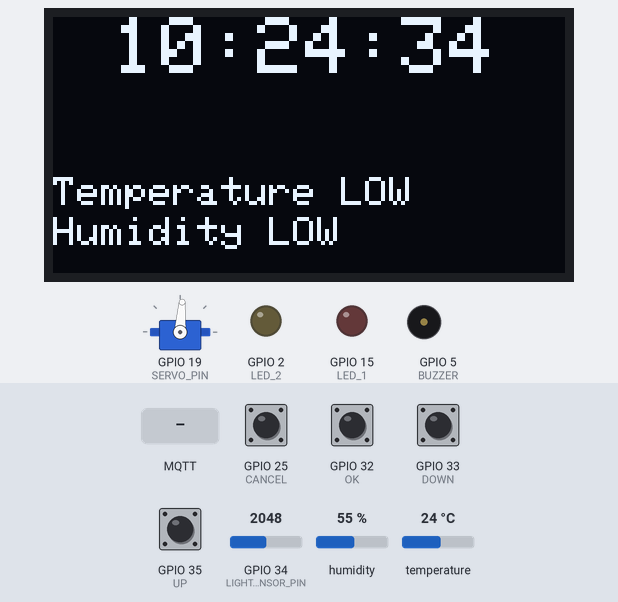
Recording of a sketch running on a simulated ESP32. On the bench: 128×64 one-colour display, servo, output pins drawn as LEDs (lit = HIGH), buzzer (waves = sounding, pin HIGH). Dashed ring = blinking. Inputs (shaded band) come from the test bench; at power-on: GPIO 25 (CANCEL), GPIO 32 (OK), GPIO 33 (DOWN), GPIO 35 (UP) HIGH, humidity 55 %, GPIO 34 (LIGHT_SENSOR_PIN) = 2048, temperature 24 °C. WiFi joins after 1.5 s; servers stay silent unless stated; the display library's start-up logo is not drawn; the local clock reads 2024-03-15 10:24:30 at power-on unless the sketch sets it; no MQTT or app messages arrive unless stated; what the sketch prints to the serial monitor is not drawn.

Above: at 5.3 s.
5.4 s: GPIO 32 (OK) pulled LOW for 3.2 s
At 9.8 s:
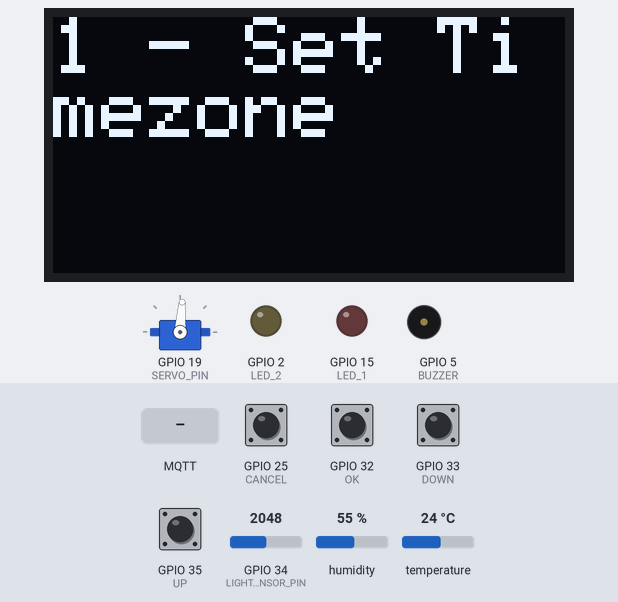
10.1 s: GPIO 33 (DOWN) pulled LOW for 1 s
At 12.3 s:
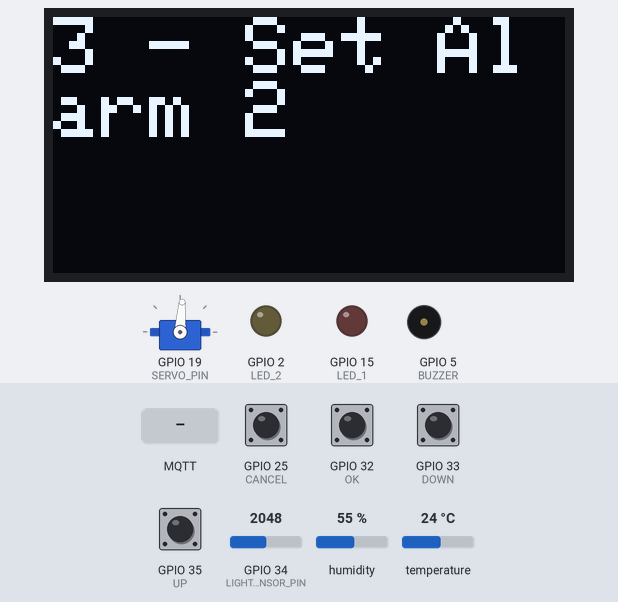
12.8 s: GPIO 32 (OK) pulled LOW for 0.75 s
At 14.3 s:
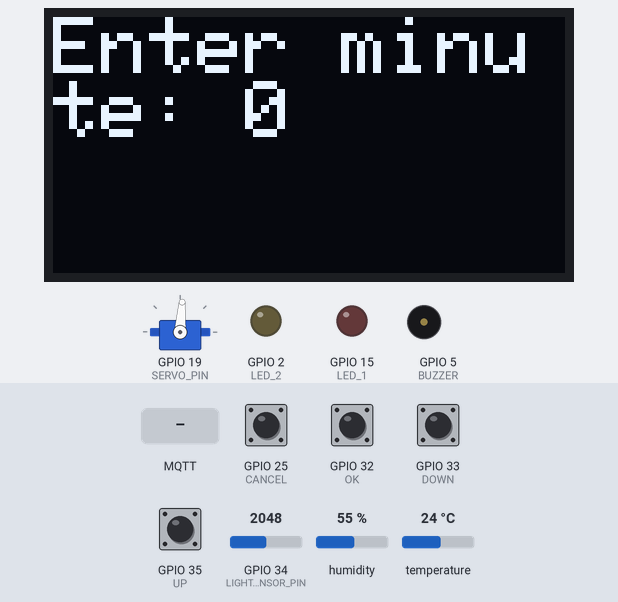
15.1 s: GPIO 25 (CANCEL) driven LOW
At 16.0 s:
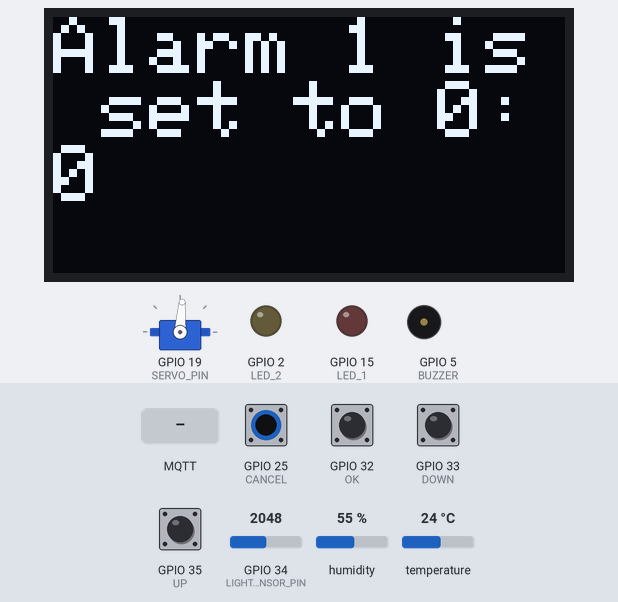
17.0 s: MQTT message "0" arrives on the first subscribed topic
At 18.6 s:
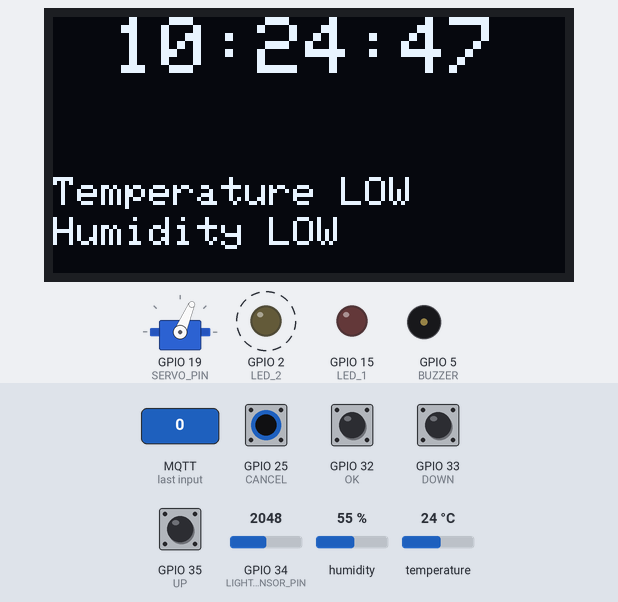
20.6 s: humidity set to 68 %
At 22.5 s:
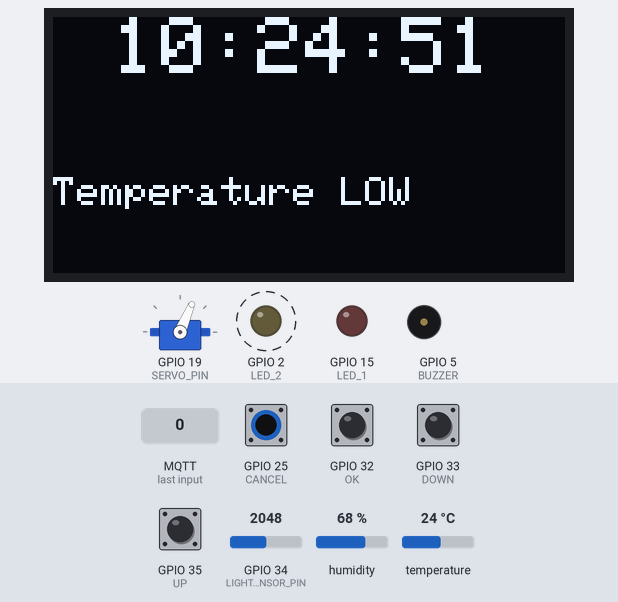
Timing chart, 0 to 25.4 s (numbered marks = the images above; inputs shaded):
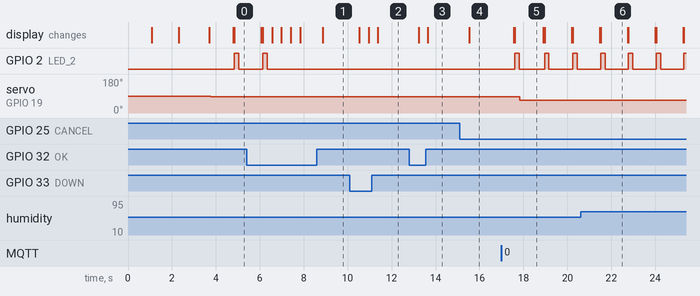

The sketch:

esp32-arduino.ino
```cpp
/**

  Smart MediBox - A device remind user to take medicine on time!

  Functions:
    1. Menu options
        a. Set UTC offset to configure timezone (UTC offset range from -12 to 14 hours)
        b. Set alarms (3) to remind user for medicine time
        c. Disable all the alarms
    2. Display Time from NTP server over WI-FI based on configured UTC offset.
    3. Buzzer & Red LED used to alert the user to remind about medicine time based configured alarms
    4. Cancel button used stop alarms when ringing.
    5. Check temperature continuously and warn the user when exceed the recommended healthy limit.
        Yellow LED to warn user when exceeded below limits.
        a. Temperature between 26 C to 32 C
        b. Humidity between 60% to 80%
    6. OLED Display to print alert or warning messages and current time based on UTC offset.

  ========================== ADVANCED ===========================
  Smart MediBox (Advanced Features)

  Functions:
    1. LDR to monitor light inensity & send it to Node-Red Dashboard
    2. Servo to control the shaded sliding window to prevent excessive light &
       take control input from nod-red dashboard

*/

// Included libraries
#include <Wire.h>
#include <Adafruit_GFX.h>
#include <Adafruit_SSD1306.h>
#include <DHTesp.h>
#include <WiFi.h>

#include <ESP32Servo.h>
#include <PubSubClient.h>

// OLED Parameters
#define SCREEN_WIDTH 128
#define SCREEN_HEIGHT 64
#define OLED_RESET -1
#define SCREEN_ADDRESS 0x3C

// Pin Configurations for Components
#define BUZZER 5
#define LED_1 15 // Used to Alert the user for medicine time
#define LED_2 2 // Used to warn user for about temperature & humidity
#define CANCEL 25 // Push button for cancel the menu selection and stop alarm when ringing
#define OK 32 // Push button to open menu selection & confirm the selections
#define UP 35
#define DOWN 33
#define DHTPIN 12

// Time parameters
#define NTP_SERVER     "pool.ntp.org"
#define UTC_OFFSET     0
#define UTC_OFFSET_DST 0

// Delay time after print message in display
#define MESSAGE_DELAY 1000
// Delay time for push buttons debounce & other common wait
#define DELAY 200

// Object parameters for display & sensor
Adafruit_SSD1306 display(SCREEN_WIDTH, SCREEN_HEIGHT, &Wire, OLED_RESET);
DHTesp dhtSensor;

// Time parameters to keep hours & minutes to check alarms
int hours = 0;
int minutes = 0;

// UTC Offset parameter in seconds
long utc_offset_sec = 0;

// Alarm parameters
struct alarm {
  int hours;
  int minutes;
  bool triggered;
};

bool alarm_enabled = false;
int n_alarms = 3;

struct alarm alarms[] = {
  {0, 0, true},
  {0, 0, true},
  {0, 0, true}
};

// Buzzer tone parameters
int n_notes = 8;
int C = 262;
int D = 294;
int E = 330;
int F = 348;
int G = 392;
int A = 440;
int B = 494;
int C_H = 523;
int notes[] = {C, D, E, F, G, A, B, C_H};

// Menu parameters
int current_mode = 0;
int max_modes = 5;
String modes[] = {
  "1 - Set Timezone",
  "2 - Set Alarm 1",
  "3 - Set Alarm 2",
  "4 - Set Alarm 3",
  "5 - Disable Alarms"
};

/** ========================== ADVANCED =========================== **/

// Pin Configurations for LDR & Servo
#define LIGHT_SENSOR_PIN 34
#define SERVO_PIN 19

// MQTT Client object parameters
WiFiClient espClient;
PubSubClient mqttClient(espClient);
Servo servo;

const char* MQTT_SERVER = "test.mosquitto.org";
// Producer topics
const char* LIGHT_INTENSITY_TOPIC = "LIGHT_INTENSITY";
const char* SERVO_MOTOR_ANGLE_TOPIC = "SERVO_MOTOR_ANGLE";
const char* TEMPERATURE_TOPIC = "MEDIBOX_TEMPERATURE";
const char* HUMIDITY_TOPIC = "MEDIBOX_HUMIDITY";
// Subscribe topics
const char* SERVO_MIN_ANGLE_TOPIC = "SERVO_MIN_ANGLE";
const char* SERVO_CONTROL_FACTOR_TOPIC = "SERVO_CONTROLLING_FACTOR";

// Servo motor angle parameters
int offset_angle = 30;
float intensity = 0;
float control_factor = 0.75;

// Array to store values which used to send data.
char intensity_array[6];
char servo_angle_array[6];

void setup() {
  Serial.begin(9600);

  // Pin configurations
  pinMode(BUZZER, OUTPUT);
  pinMode(LED_1, OUTPUT);
  pinMode(LED_2, OUTPUT);
  pinMode(CANCEL, INPUT);
  pinMode(OK, INPUT);
  pinMode(UP, INPUT);
  pinMode(DOWN, INPUT);

  // Initialize Temp & Humidity sensor
  dhtSensor.setup(DHTPIN, DHTesp::DHT22);

  // Initialize the OLED Display
  if (!display.begin(SSD1306_SWITCHCAPVCC, SCREEN_ADDRESS)) {
    Serial.println("SSD1306 allocation failed");
    for (;;);
  }

  display.display();
  delay(MESSAGE_DELAY);
  print_line("Welcome to Medibox!", 10, 20, 2, true);
  delay(MESSAGE_DELAY);

  // Initialize the WIFI
  WiFi.begin("Wokwi-GUEST", "", 6);
  while (WiFi.status() != WL_CONNECTED) {
    delay(DELAY);
    print_line("Connecting to WIFI", 0, 0, 2, true);
  }

  print_line("Connected to WIFI", 0, 0, 2, true);

  // Configure Initial Time using WIFI network
  configTime(UTC_OFFSET, UTC_OFFSET_DST, NTP_SERVER);

  /** ========================== ADVANCED =========================== **/
  // MQTT Setup function
  setup_mqtt();

  servo.attach(SERVO_PIN, 500, 2400);
}

void loop() {
  // Check for menu button pressed
  if (digitalRead(OK) == LOW) {
    delay(DELAY);
    go_to_menu();
  }

  /** ========================== ADVANCED =========================== **/
  if (!mqttClient.connected()) {
    connect_to_broker();
  }

  mqttClient.loop();
  read_intensity();
  delay(MESSAGE_DELAY);

  update_time();
  check_alarm();
  check_temperature_humidity();
}

/**
   Function update time and print in OLED display (HH:MM:SS)
*/
void update_time() {
  struct tm timeinfo;
  getLocalTime(&timeinfo);

  char time_hour[3];
  char time_minute[3];
  char full_time[9];

  strftime(time_hour, 3, "%H", &timeinfo);
  strftime(time_minute, 3, "%M", &timeinfo);
  strftime(full_time, 9, "%T", &timeinfo);

  print_line(String(full_time), 15, 0, 2, true);

  hours = atoi(time_hour);
  minutes = atoi(time_minute);
}

/**
   Function to check alarms and ring if any.
*/
void check_alarm() {
  if (!alarm_enabled) {
    return;
  }

  for (int i = 0; i < n_alarms; i++) {
    if (!alarms[i].triggered && alarms[i].hours == hours && alarms[i].minutes == minutes) {
      ring_alarm();
      alarms[i].triggered = true;
    }
  }
}

/**
   Function to ring alarm to notify user
*/
void ring_alarm() {
  print_line("Medicine Time!", 0, 0, 2, true);

  digitalWrite(LED_1, HIGH);

  bool canceled = false;

  //Buzzer ring alarm until user press cancel button
  while (!canceled && digitalRead(CANCEL) == HIGH) {
    for (int i = 0; i < n_notes; i++) {
      if (digitalRead(CANCEL) == LOW) {
        delay(DELAY);
        canceled = true;
        break;
      }
      tone(BUZZER, notes[i]);
      delay(DELAY);
      noTone(BUZZER);
      delay(2);
    }
  }

  digitalWrite(LED_1, LOW);
  display.clearDisplay();
}

/**
   Function to check menu and run based on user selection
*/
void go_to_menu() {
  while (digitalRead(CANCEL) == HIGH) {
    print_line(modes[current_mode], 0, 0, 2, true);

    int pressed = wait_for_button_press();

    if (pressed == UP) {
      delay(DELAY);
      current_mode += 1;
      current_mode = current_mode % max_modes;
    }

    else if (pressed == DOWN) {
      delay(DELAY);
      current_mode -= 1;
      if (current_mode < 0) {
        current_mode = max_modes - 1;
      }
    }

    else if (pressed == OK) {
      delay(DELAY);
      run_mode(current_mode);
    }

    else if (pressed == CANCEL) {
      delay(DELAY);
      break;
    }
  }
}

/**
   Function to run selected menu
*/
void run_mode(int mode) {
  if (mode == 0) {
    set_timezone_and_config();
  }

  else if (mode == 1 || mode == 2 || mode == 3) {
    set_alarm(mode - 1);
  }

  else if (mode == 4) {
    disable_alarms();
  }
}

/**
   Function set timezone and config based on user input
*/
void set_timezone_and_config() {
  int current_offset_hours = utc_offset_sec / 3600;
  int current_offset_minutes = (utc_offset_sec % 3600) / 60;

  int offset_hours = read_value("Enter offset hours: ", current_offset_hours, 14, -12);
  int offset_minutes = read_value("Enter offset minutes: ", current_offset_minutes, 59, 0);

  utc_offset_sec = offset_hours * 3600 + offset_minutes * 60;
  configTime(utc_offset_sec, UTC_OFFSET_DST, NTP_SERVER);
  print_line("Timezone set to " + String(offset_hours) + ":" + String(offset_minutes), 0, 0, 2, true);
  delay(MESSAGE_DELAY);
}

/**
   Function to set alarm based on user input
   alarm - Alarm index
*/
void set_alarm(int alarm) {
  alarms[alarm].hours = read_value("Enter hour: ", alarms[alarm].hours, 23, 0);
  alarms[alarm].minutes = read_value("Enter minute: ", alarms[alarm].minutes, 59, 0);
  alarms[alarm].triggered = false;

  if (!alarm_enabled) {
    alarm_enabled = true;
  }

  print_line("Alarm " + String(alarm) + " is set to " + String(alarms[alarm].hours) + ":" + String(alarms[alarm].minutes), 0, 0, 2, true);
  delay(MESSAGE_DELAY);
}

/**
  Function to disable all the alarms and set to default values
*/
void disable_alarms() {
  alarm_enabled = false;
  // Clear all the alarms
  for (int i = 0; i < n_alarms; i++) {
    alarms[i] = {0, 0, true};
  }
  print_line("Alarms are disabled", 0, 0, 2, true);
  delay(MESSAGE_DELAY);
}

/**
   Function to check temperature and humidity and warn if exceeded recommended limit
*/
void check_temperature_humidity() {
  TempAndHumidity data = dhtSensor.getTempAndHumidity();

  bool warning = false;
  if (data.temperature > 32) {
    warning = true;
    print_line("Temperature HIGH", 0, 40, 1, false);
  }

  else if (data.temperature < 26) {
    warning = true;
    print_line("Temperature LOW", 0, 40, 1, false);
  }

  if (data.humidity > 80) {
    warning = true;
    print_line("Humidity HIGH", 0, 50, 1, false);
  }

  else if (data.humidity < 60) {
    warning = true;
    print_line("Humidity LOW", 0, 50, 1, false);
  }

  if (warning) {
    digitalWrite(LED_2, HIGH);
    delay(DELAY);
    digitalWrite(LED_2, LOW);
  }

  /** ========================== ADVANCED =========================== **/

  char temperature_array[6];
  String(data.temperature, 2).toCharArray(temperature_array, 6);
  mqttClient.publish(TEMPERATURE_TOPIC, temperature_array);

  char humidity_array[6];
  String(data.humidity).toCharArray(humidity_array, 6);
  mqttClient.publish(HUMIDITY_TOPIC, humidity_array);
}

/**Common Functions**/

/**
   Function to print message in OLED Display
   text - Text Message
   column - Column position in display
   row - Row position in display
   text_size - Text size
   clear - Clear the display before print the text
*/
void print_line(String text, int column, int row, int text_size, bool clear) {
  if (clear) {
    display.clearDisplay();
  }
  display.setTextSize(text_size);
  display.setTextColor(SSD1306_WHITE);
  display.setCursor(column, row);
  display.println(text);

  display.display();
}

/**
   Function to read user input value using push buttons.
   return int value based on user input
   text - Text message for user
   init_value - Initial Value
   max_value - Maximum allowed value
   min_value - Minimum allowed value
*/
int read_value(String text, int init_value, int max_value, int min_value) {
  int temp_value = init_value;
  while (true) {
    print_line(text + String(temp_value), 0, 0, 2, true);

    int pressed = wait_for_button_press();

    if (pressed == UP) {
      delay(DELAY);
      temp_value += 1;
      if (temp_value > max_value) {
        temp_value = min_value;
      }
    }

    else if (pressed == DOWN) {
      delay(DELAY);
      temp_value -= 1;
      if (temp_value < min_value) {
        temp_value = max_value;
      }
    }

    else if (pressed == OK) {
      delay(DELAY);
      return temp_value;
    }

    else if (pressed == CANCEL) {
      delay(DELAY);
      break;
    }
  }

  return init_value;
}

/**
   Function to wait for user to press push button.
   return Pin no for each button when button pressed by user.
*/
int wait_for_button_press() {
  while (true) {
    if (digitalRead(UP) == LOW) {
      delay(DELAY);
      return UP;
    }

    else if (digitalRead(DOWN) == LOW) {
      delay(DELAY);
      return DOWN;
    }

    else if (digitalRead(OK) == LOW) {
      delay(DELAY);
      return OK;
    }

    else if (digitalRead(CANCEL) == LOW) {
      delay(DELAY);
      return CANCEL;
    }
  }
}

/** ========================== ADVANCED =========================== **/

/**
   Function to setup mqtt server & receiveCallback
*/
void setup_mqtt() {
  mqttClient.setServer(MQTT_SERVER, 1883);
  mqttClient.setCallback(receive_callback);
}

/**
   Function to connect to mqtt broker
*/
void connect_to_broker() {
  while (!mqttClient.connected()) {
    Serial.print("Attempting MQTT Connection....");

    if (mqttClient.connect("EPS32-41234123")) {
      Serial.println("Connected");
      mqttClient.subscribe(SERVO_MIN_ANGLE_TOPIC);
      mqttClient.subscribe(SERVO_CONTROL_FACTOR_TOPIC);
    } else {
      Serial.println("Failed");
      Serial.print(mqttClient.state());
      delay(5000);
    }
  }
}

/**
   Function to read light intensity from LDR sensor & publish values
*/
void read_intensity() {
  int analog_value = analogRead(LIGHT_SENSOR_PIN);

  Serial.println("Analog Value = " + String(analog_value));

  float prev_value = intensity;

  intensity = map(analog_value, 0, 4095, 100, 0) / 100.00;

  String(intensity, 2).toCharArray(intensity_array, 6);

  mqttClient.publish(LIGHT_INTENSITY_TOPIC, intensity_array);

  Serial.println("Light Intensity = " + String(intensity));

  //if intensity value changed calculate & update servo motor angle.
  if (prev_value != intensity) {
    calculate_servo_position();
  }
}

/**
   Callback function to listening to incoming mqtt messages.
*/
void receive_callback(char* topic, byte* payload, unsigned int length) {
  Serial.println("Message received [" + String(topic) + "]");

  char payload_array[length];
  for (int i = 0; i < length; i++) {
    payload_array[i] = (char) payload[i];
  }

  if (strcmp(topic, SERVO_MIN_ANGLE_TOPIC) == 0) {
    offset_angle = atof(payload_array);
    Serial.println("Offset Angle = " + String(offset_angle));
  } else if (strcmp(topic, SERVO_CONTROL_FACTOR_TOPIC) == 0) {
    control_factor = atof(payload_array);
    Serial.println("Controlling Factor = " + String(control_factor));
  }

  calculate_servo_position();
}

/**
   Function to calculate servo motor angle to adjust sliding window
*/
void calculate_servo_position() {
  int servo_angle = offset_angle + (180 - offset_angle) * intensity * control_factor;

  Serial.println("Servo Motor Angle = " + String(servo_angle));

  servo.write(servo_angle);

  String(servo_angle).toCharArray(servo_angle_array, 6);

  mqttClient.publish(SERVO_MOTOR_ANGLE_TOPIC, servo_angle_array);
}
```

Measured:
- after the input at 5.4 s, GPIO 2 (LED_2): goes on until 6.3 s, then stays LOW; the display: first differs from a run without the input after 1.2 s (image 1)
- after the input at 10.1 s, the display: first changes after 0.43 s (image 2 shows a later state)
- after the input at 12.8 s, the display: first changes after 0.43 s (image 3 shows a later state)
- after the input at 15.1 s, the display: changes after 0.43 s (image 4)
- after the input at 17.0 s, servo on GPIO 19 (SERVO_PIN): 86° → 67° after 0.83 s
- what the display in image 5 shows lasts 1.3 s, from 17.6 s to 18.9 s
- what the display in image 6 shows lasts 1.2 s, from 21.5 s to 22.7 s
